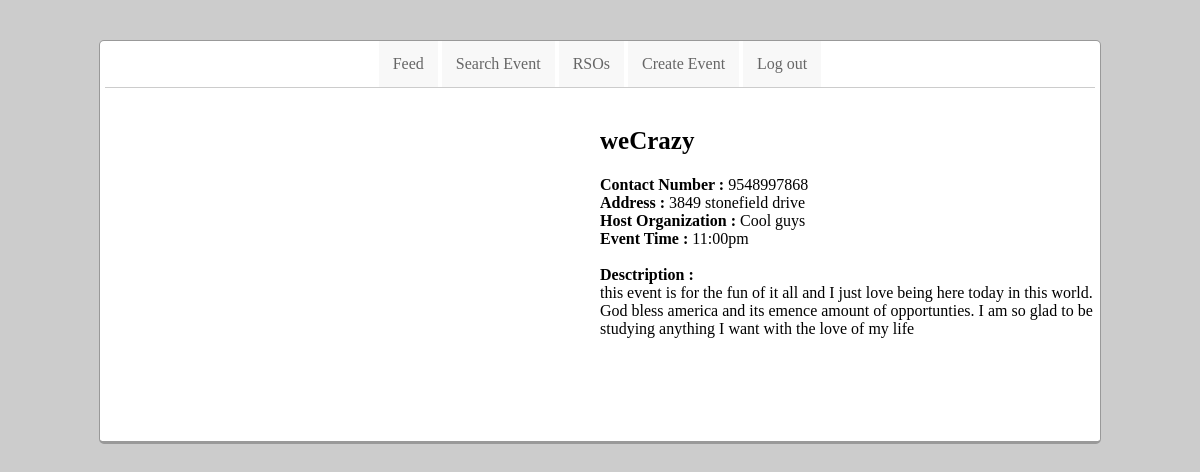
/eventResult.php?myHiddenValue=weCrazy, run on the app's committed database.
### tables this page shows
CREATE TABLE `event` (
  `event_id` int(10) UNSIGNED NOT NULL,
  `name` varchar(30) NOT NULL,
  `type` varchar(30) NOT NULL,
  `event_time` varchar(20) NOT NULL,
  `event_date` date NOT NULL,
  `eventLocation` varchar(255) NOT NULL,
  `lat` float NOT NULL,
  `lon` float NOT NULL,
  `university_id` varchar(3) NOT NULL,
  `scope` varchar(30) NOT NULL,
  `eventDesc` varchar(250) NOT NULL,
  `pNum` varchar(25) NOT NULL,
  `rsoAff` varchar(50) NOT NULL
);

### eventResult.php (the view, shortened to what this page needs)
<?php
include("connect.php");
$eventName = htmlspecialchars($_GET["myHiddenValue"]);
$sql = "SELECT * from event WHERE name = '$eventName'";
$result = $con->query($sql);
$unii = $result->fetch_assoc();
$eventLocation = $unii['eventLocation'];
$eventNum = $unii['pNum'];
$eventDes = $unii['eventDesc'];
$rso = $unii['rsoAff'];
$eventTime = $unii['event_time'];
?>
<html>
<head>
  <link rel="stylesheet" href="css/style.css"  />
</head>
<body>
  <div id='wrapper'>
    <div id='menu2'>
      <a href='feed.php'>Feed</a>
      <a href='search.html'>Search Event</a>
      <a href='rso.php'>RSOs</a>
      <a href='create.php'>Create Event</a>
      <a href='login.php'>Log out</a>
    </div>
    <div id="eventPage">
      <div id="title">
      <h2><?php echo $eventName;?></h2>
      <?php echo  "<strong>Contact Number : </strong>" .$eventNum; echo "</br>"?>
      <?php echo "<strong>Address : </strong>" .$eventLocation; echo "</br>";echo "<strong>Host Organization :</strong> $rso </br>";echo "<strong>Event Time : </strong> $eventTime </br></br>";;echo "<strong>Desctription :</strong> </br>";?>
      <?php echo $eventDes; ?>
      </div>
      <div id="map"></div>
    </div>
  </div>
</body>
</html>

### CSS/style.css (style rules this page uses)
body { padding:0; margin:0; background-color: #ccc; }
#menu2 { width:990px; margin:0px auto; text-align:center; border-bottom: 1px solid #CCC; }
#menu2 a { text-decoration:none; display:inline-block; color:#666; padding:14px; background-color:#F8F8F8; }
#wrapper { width:1000px; background-color:#FFF; margin:0px auto; min-height:400px; margin-top:40px; border:1px solid #999; border-bottom:3px solid #999; border-radius:5px; }
#map { height:40%; width:40%; float:left; margin-left: 10px; }
#title { height:40%; width:50%; float:right; }
#title h2 { font-size: 25px; font-weight: bold; }

### data on the page
event: pNum "9548997868", eventLocation "3849 stonefield drive", rsoAff "Cool guys", event_time "11:00pm", eventDesc "this event is for the fun of it all and I just love being here today in this world. God bless america and its emence amount of opportunties. I am so glad to be studying anything I want with the love of my life"

### other printed values
$eventName "weCrazy"
